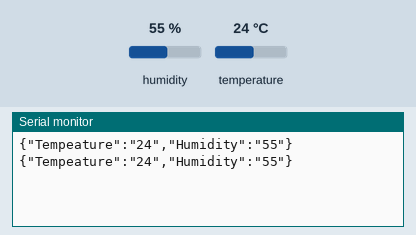
Recording of a sketch running on a simulated Arduino Uno, built with avr-gcc and run on an emulated ATmega328P. On the bench: the last lines printed to the serial monitor. The test bench sets the inputs (shaded band); at power-on: humidity 55 %, temperature 24 °C.

Above: at 1.8 s.
1.9 s: humidity set to 22 %
At 2.9 s:
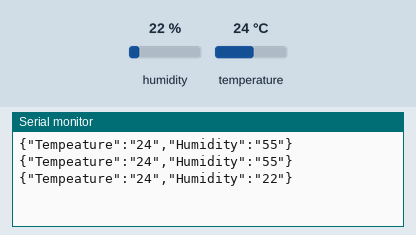
3.4 s: temperature set to 12 °C
At 4.7 s:
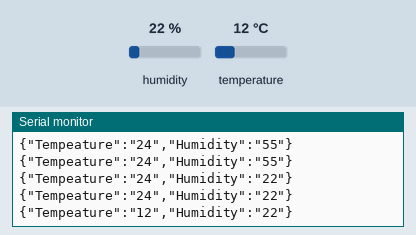
4.9 s: humidity set to 40 %
At 5.7 s:
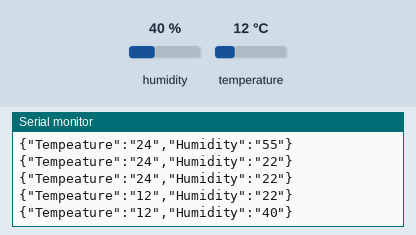
Timing chart, 0 to 7.9 s (numbered marks = the images above; inputs shaded):
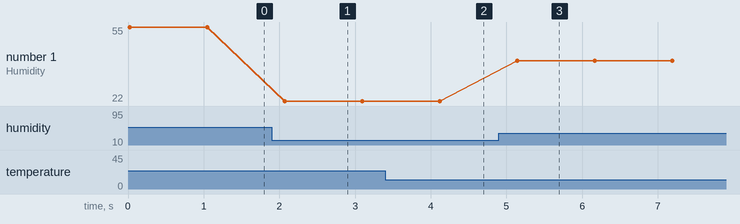

The sketch:

DHT111.ino
```cpp
#include <dht11.h>                                               //引用dht11库文件，使得下面可以调用相关参数
#define DHT11PIN 2                                             //定义温湿度针脚号为2号引脚
dht11 DHT11;                                                       //实例化一个对象

void setup() {                                                       //设置

Serial.begin(115200);                                            //设置波特率参数
pinMode(DHT11PIN,OUTPUT);                       //定义输出口
}

void loop() {                                                    //循环
int chk = DHT11.read(DHT11PIN);                 //将读取到的值赋给chk

int tem=(float)DHT11.temperature;               //将温度值赋值给tem
int hum=(float)DHT11.humidity;                   //将湿度值赋给hum
//Serial.print("Tempeature: Humidity:",tem hum);  //打印出Tempeature:
Serial.print("{\"Tempeature\":");
Serial.print("\"");
Serial.print(tem);
Serial.print("\"");
//Serial.print("\"}");                                   //打印温度结果

Serial.print(",");

Serial.print("\"Humidity");     //打印出Humidity:
Serial.print("\":");
Serial.print("\"");
Serial.print(hum);                     //打印出湿度结果
Serial.print("\"");
Serial.println("}");                //打印出%

delay(1000);                                          //延时一段时间

}
```

Measured:
- after the input at 1.9 s, the serial monitor: prints a new line after 0.17 s (image 1)
- after the input at 3.4 s, the serial monitor: prints a new line after 0.72 s (image 2)
- after the input at 4.9 s, the serial monitor: prints a new line after 0.24 s (image 3)
- plotted number 1: 55 → 22 after the input at 1.9 s, 22 → 40 after the input at 4.9 s
